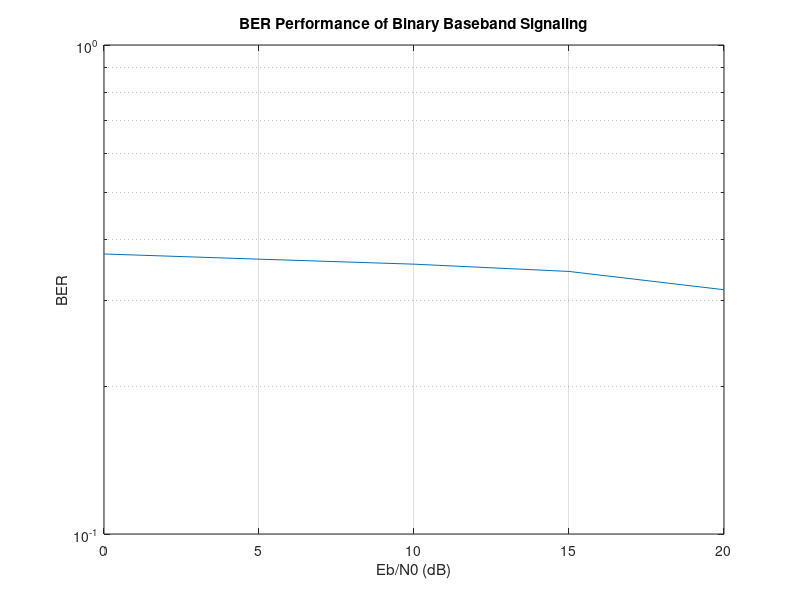

Write the MATLAB code that produced this figure.
% Parameters
N = 10000;  % Number of bits
Eb_N0_dB = 0:5:20;  % Eb/N0 range in dB
Tb = 1;  % Bit duration

% Generate random bits
bits = randi([0 1], 1, N);

% Generate rectangular pulse
t = 0:0.01:Tb;
pulse = ones(size(t));

% Modulate bits using rectangular pulse
signal = zeros(size(t, 2)*N, 1);
for i = 1:N
    if bits(i) == 1
        signal((i-1)*size(t, 2)+1:i*size(t, 2)) = pulse;
    end
end

% Add AWGN noise
BER = zeros(size(Eb_N0_dB));
for i = 1:length(Eb_N0_dB)
    Eb_N0 = 10^(Eb_N0_dB(i)/10);
    noise = sqrt(1/(2*Eb_N0))*randn(size(signal));
    received_signal = signal + noise;
    
    % Matched filter receiver
    matched_filter = pulse(end:-1:1);  % Time-reversed pulse
    filtered_signal = conv(received_signal, matched_filter, 'same');
    
    % Detect bits
    detected_bits = zeros(size(bits));
    for j = 1:N
        if filtered_signal(j*size(t, 2)) > 0.5
                       detected_bits(j) = 1;
        end
    end
    
    % Calculate BER
    errors = sum(bits ~= detected_bits);
    BER(i) = errors/N;
end

% Plot BER vs Eb/N0
figure;
semilogy(Eb_N0_dB, BER);
xlabel('Eb/N0 (dB)');
ylabel('BER');
title('BER Performance of Binary Baseband Signaling');
grid on;
